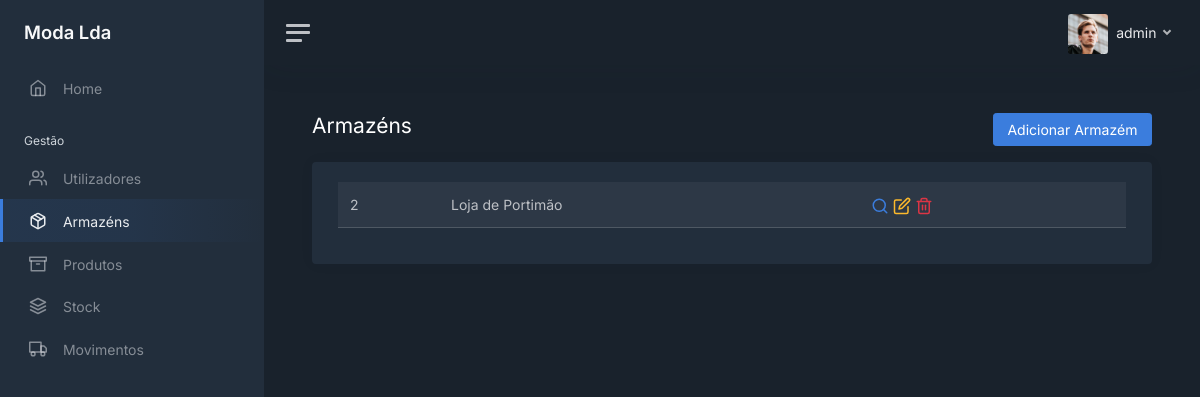
/warehouses (signed in), run on the app's committed database.
### modules/login/models.py (models this page shows, shortened)
class User(UserMixin, db.Model):
    __tablename__ = 'users'
    __table_args__ = {'extend_existing': True}
    id = db.Column(db.Integer, primary_key=True)
    username = db.Column(db.String(), unique=True)
    password = db.Column(db.String())
    role = db.Column(db.String())
    last_login = db.Column(db.DateTime, server_default=db.func.now())
    active = db.Column(db.Boolean, unique=False, default=True)

### modules/main/models.py (models this page shows, shortened)
class Warehouse(db.Model):
    __tablename__ = 'warehouses'
    __table_args__ = {'extend_existing': True}
    id = db.Column(db.Integer, primary_key=True)
    name = db.Column(db.String(), unique=True)
    address = db.Column(db.String())
    phone = db.Column(db.String())
    active = db.Column(db.Boolean, unique=False, default=True)

### modules/main/views.py (the view)
@bp.route('/warehouses')
@login_required
def warehouses():
    warehouses_query = Warehouse.query.filter_by(active=1).all()
    if current_user.role == 'admin' or current_user.role == 'gerente':
        return render_template('warehouses/warehouses_table.html', user=current_user, tab="warehouses",
                               all_warehouses=warehouses_query)
    else:
        return redirect(request.referrer or 'home')

### modules/login/models.py (called while the page is built)
@login_manager.user_loader
def load_user(user_id):
    return User.query.get(int(user_id))

### modules/main/templates/warehouses/warehouses_table.html (shortened to what this page needs)
<!DOCTYPE html>
<html lang="en">
<head>
    <link href="/static/css/dashboard.css" rel="stylesheet">
    <link href="https://cdn.datatables.net/1.13.7/css/dataTables.bootstrap5.min.css" rel="stylesheet">
</head>
{% extends 'sidebar.html' %}
{% block content %}
    <div class="row">
        <div class="col float-start">
            <h1 class="h3 mb-3">Armazéns</h1>
        </div>
        <div class="col">
            <div class="mb-3 float-end">
                <a href="/warehouses/add" class="btn btn-primary">Adicionar Armazém</a>
            </div>
        </div>
    </div>
    <div class="card">
        <div class="card-body">
            <div class="container-fluid">
                <table id="users" class="table table-striped">
                    <tbody>
                        {% for warehouse in all_warehouses %}
                            <tr>
                                <td>{{ warehouse.id }}</td>
                                <td>{{ warehouse.name }}</td>
                                <td>
                                    <a class="text-decoration-none" href="/warehouses/{{ warehouse.id }}">
                                        <i class="align-middle" data-feather="search"></i>
                                    </a>
                                    <a class="text-decoration-none" href="/warehouses/edit/{{ warehouse.id }}">
                                        <i class="align-middle text-warning" data-feather="edit"></i>
                                    </a>
                                    <a class="text-decoration-none">
                                        <form action="/warehouses/delete/{{ warehouse.id }}" method="POST" class="d-inline">
                                            <button type="submit" style="all: unset">
                                                <i class="align-middle text-danger" data-feather="trash-2"></i>
                                            </button>
                                        </form>
                                     </a>
                                </td>
                            </tr>
                        {% endfor %}
                    </tbody>
                </table>
            </div>
        </div>
    </div>
{% endblock %}

### modules/main/templates/sidebar.html (shortened to what this page needs)
<body data-theme="dark">
<div class="wrapper">
    <nav id="sidebar" class="sidebar js-sidebar">
        <div class="sidebar-content js-simplebar">
            <a class="sidebar-brand" href="/home">
                <span class="align-middle">Moda Lda</span>
            </a>
            <ul class="sidebar-nav">
                <li class="sidebar-item {% if tab == 'home' %}active{% endif %}">
                    <a class="sidebar-link" href="/home">
                        <i class="align-middle" data-feather="home"></i> <span class="align-middle">Home</span>
                    </a>
                </li>
                <li class="sidebar-header">
                    Gestão
                </li>
                {% if user.role == 'admin' or user.role == 'gerente' %}
                <li class="sidebar-item {% if tab == 'users' %}active{% endif %}">
                    <a class="sidebar-link" href="/users">
                        <i class="align-middle" data-feather="users"></i> <span class="align-middle">Utilizadores</span>
                    </a>
                </li>
                {% endif %}
                {% if user.role == 'admin' or user.role == 'gerente' %}
                <li class="sidebar-item {% if tab == 'warehouses' %}active{% endif %}">
                    <a class="sidebar-link" href="/warehouses">
                        <i class="align-middle" data-feather="package"></i> <span class="align-middle">Armazéns</span>
                    </a>
                </li>
                {% endif %}
                <li class="sidebar-item {% if tab == 'products' %}active{% endif %}">
                    <a class="sidebar-link" href="/products">
                        <i class="align-middle" data-feather="archive"></i> <span class="align-middle">Produtos</span>
                    </a>
                </li>
                <li class="sidebar-item {% if tab == 'stock' %}active{% endif %}">
                    <a class="sidebar-link" href="/stock">
                        <i class="align-middle" data-feather="layers"></i> <span class="align-middle">Stock</span>
                    </a>
                </li>
                <li class="sidebar-item {% if tab == 'movements' %}active{% endif %}">
                    <a class="sidebar-link" href="/movements">
                        <i class="align-middle" data-feather="truck"></i> <span class="align-middle">Movimentos</span>
                    </a>
                </li>
            </ul>
        </div>
    </nav>
    <div class="main">
        <nav class="navbar navbar-expand navbar-light navbar-bg">
            <a class="sidebar-toggle js-sidebar-toggle">
                <i class="hamburger align-self-center"></i>
            </a>
            <div class="navbar-collapse collapse">
                <ul class="navbar-nav navbar-align">
                    <li class="nav-item dropdown">
                        <a class="nav-link dropdown-toggle d-none d-sm-inline-block" href="#" data-bs-toggle="dropdown">
                            <img src="/static/img/avatars/avatar.jpg" class="avatar img-fluid rounded me-1"
                                 alt="{{ user.username }}"/> <span class="text-dark"> {{ user.username }} </span>
                        </a>
                    </li>
                </ul>
            </div>
        </nav>
        <main class="content">
            <div class="container-fluid p-0">
                {% block content %}
                {% endblock %}
            </div>
        </main>
    </div>
</div>
</body>
</html>

### data on the page
User: username "admin"
Warehouse: id "2", name "Loja de Portimão"
